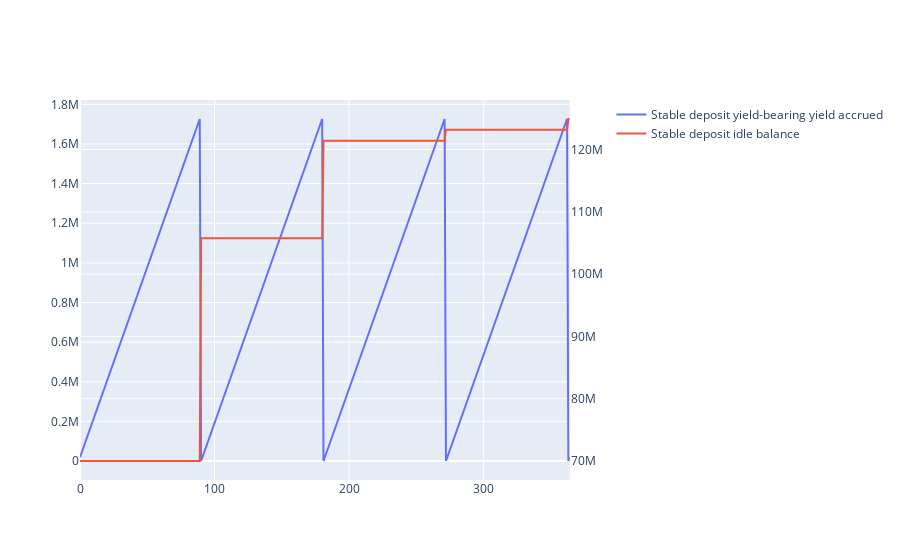

Notebook code cell kept with this figure:
### Markdown cell above
## Yield on stable PCV Deposit

### Code cell
# Create figure with secondary y-axis
fig = make_subplots(specs=[[{"secondary_y": True}]])

# Add traces
fig.add_trace(
    go.Scatter(y=df.stable_deposit_yield_bearing_yield_accrued, name="Stable deposit yield-bearing yield accrued"),
    secondary_y=False,
)

fig.add_trace(
    go.Scatter(y=df.stable_deposit_idle_balance, name="Stable deposit idle balance"),
    secondary_y=True,
)

### Figure 1 — Plotly figure (JSON) as saved in the notebook; plotly's stock layout.template omitted (floating-point values rounded to 4 significant figures; data arrays with more than 128 entries replaced by an {"elided": "..."} marker saying what was removed)
{"data": [{"name": "Stable deposit yield-bearing yield accrued", "type": "scatter", "xaxis": "x", "y": {"elided": "365 float values"}, "yaxis": "y"}, {"name": "Stable deposit idle balance", "type": "scatter", "xaxis": "x", "y": {"elided": "365 float values"}, "yaxis": "y2"}], "layout": {"autosize": true, "xaxis": {"anchor": "y", "autorange": true, "domain": [0, 0.94], "range": [0, 364]}, "yaxis": {"anchor": "x", "autorange": true, "domain": [0, 1], "range": [-95890.0, 1822000.0], "type": "linear"}, "yaxis2": {"anchor": "x", "autorange": true, "overlaying": "y", "range": [66950000.0, 128000000.0], "side": "right", "type": "linear"}}}
